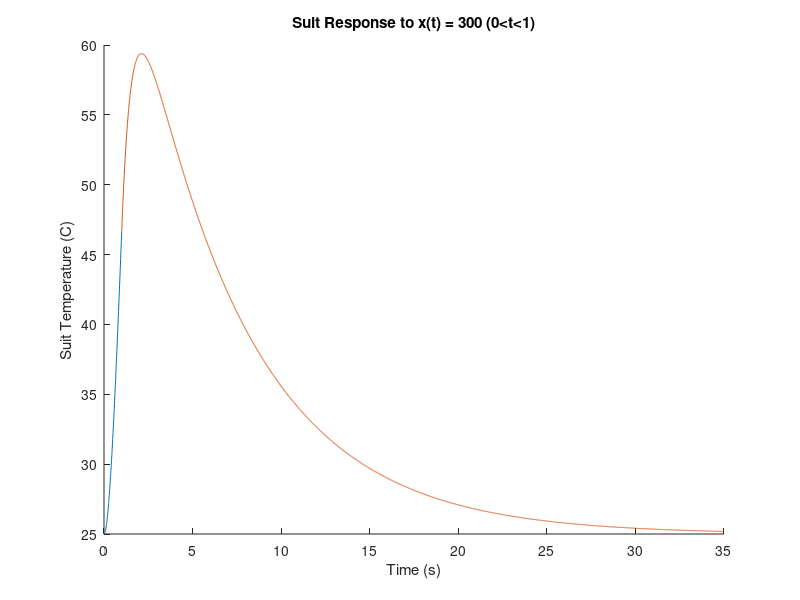
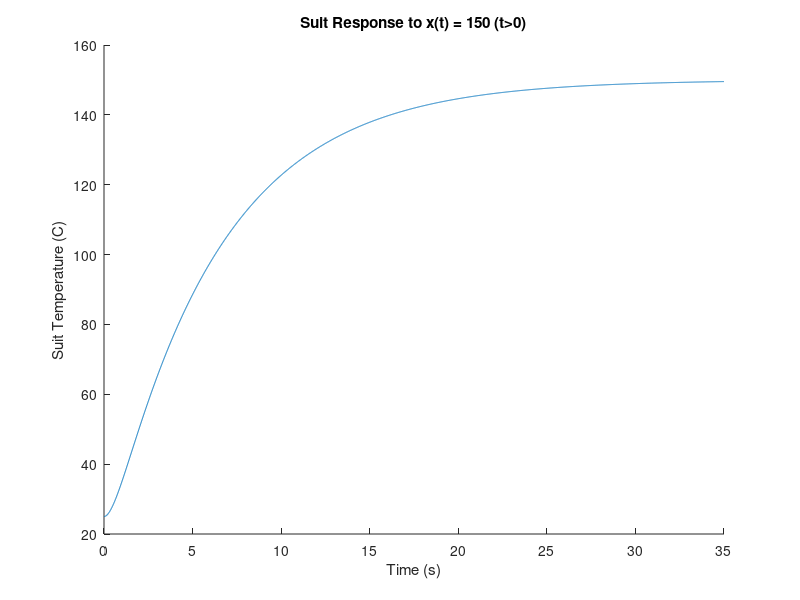

Recreate these plots in MATLAB, in order.
load('tempdata')
time = tempdata(:,1);
temp = tempdata(:,2);

%This curve has poor fit with a single exponential term and does not decay
%to 0
%ASSUMPTION 1:
%This response can be approximated as the sum of two natural modes.
%ASSUMPTION 2:
%The response decays towards a constant ambient temperature of 25*C

%If the time constant on the natural modes is sufficiently different, the
%initial decay will be primarily governed by the the mode with the smaller
%time constant, while the later decay will be primarily governed by the
%mode with the larger time constant.

%Therefore, time[0:0.5] will be used to estimate the smaller time constant.
region1_time = time(1:6);
region1_temp = temp(1:6);

% y = a*exp(b*x)
% ln y = ln a + b*x

% a0 = intercept = ln a
% a1 = slope = b

y_lin = log(region1_temp);
x_lin = region1_time;

n = length(x_lin);
sum_xy = sum(y_lin.*x_lin);
sum_x = sum(x_lin);
sum_y = sum(y_lin);
sum_x2 = sum(x_lin.^2);
sum_x_2 = sum_x^2;

a1 = (n*sum_xy - sum_x*sum_y)/(n*sum_x2 - sum_x_2);

%From curve fit, a*exp(b*x), b = -1.678

%A b value of -1.678 translates to a time constant (T1) of approximately
%0.60 seconds. By t = 5*T1, the influence of this mode will be orders of
%magnitude less than the mode with the larger time constant. 
%Therefore, we will calculate the next mode for time[3:3.5].

region2_time = time(31:36);
region2_temp = temp(31:36);

y_lin = log(region2_temp);
x_lin = region2_time;

n = length(x_lin);
sum_xy = sum(y_lin.*x_lin);
sum_x = sum(x_lin);
sum_y = sum(y_lin);
sum_x2 = sum(x_lin.^2);
sum_x_2 = sum_x^2;

a1 = (n*sum_xy - sum_x*sum_y)/(n*sum_x2 - sum_x_2);

%From curve fit, a*exp(b*x), b = -0.1624

%Natural response, yn(t) = C1*exp(-1.678*t) + C2*exp(-0.1624*t)

%roots = (x+1.678)(x+0.1624)
%characteristic polynomial = x^2 + 1.8404x + 0.2725

%system equation: (D^2 + 1.8404D + 0.2725)y(t) = P(D)x(t)

%Assuming that the forced response of the system is 25 in the original
%data, and the input that caused that response was x(t) = 25, then P(D)
%must equal AB because both the first and second derivative of a constant
%y(t) are zero.

%% INPUT 1
%x(t) = 300u(t) - 300(u(t-1))
%This can be done by convolution since h(t) can be found via the simplified
%impulse matching method, but it's faster and more straight-forward to break the input into two
%pieces and use the final conditions from the first block as the initial
%conditions for the second.

%FOR 0<t<1
%yn = K1*exp(-1.678*t) + K2*exp(-0.1624*t); %natural response
%yp = B; %forced response
%yp' = 0;
%yp'' = 0
%0.2725B = 0.2725*300;
%B = 300;
yp = 300;

%assuming initial conditions y(t) = 25 and y'(t) = 0
%25 = K1 + K2 + 300;
%K1 = -275 - K2
%0 = -1.678K1 - 0.1624K2
%K1 = -0.0968K2
%-0.0968K2 = -275 - K2
K2 = -275/(-0.0968+1);
K1 = -275 - K2;
t = 0:0.01:1;
ya =  K1*exp(-1.678*t) + K2*exp(-0.1624*t) + yp;
figure(1)
hold on
plot(t,ya)

t = 1;
dy1 = -1.678*K1*exp(-1.678*t) - 0.1624*K2*exp(-0.1624*t);
y1 =  K1*exp(-1.678*t) + K2*exp(-0.1624*t) + yp;

%FOR t>1
yp = 25;

%y1-25 = K1 + K2;
%dy1 = -1.678K1 - 0.1624K2

%K1 = y1 - 25 - K2;
%K1 = (dy1 + 0.1624K2)/(-1.678)
%y1 - 25 - K2 = (dy1 + 0.1624K2)/(-1.678)
K2 = (-1.678*(y1-25) - dy1)/(0.1624-1.678);
K1 = y1-25-K2;
t = 0:0.01:34;
yb = K1*exp(-1.678*t) + K2*exp(-0.1624*t) + yp;
x = t+1;
plot(x,yb)
title('Suit Response to x(t) = 300 (0<t<1)')
ylabel('Suit Temperature (C)')
xlabel('Time (s)')

knit_y = [ya yb];
knit_x = 0:0.01:35;

max_temp = max(knit_y);
max_temp_time = knit_x(find(knit_y==max(knit_y)));

range50 = find(knit_y>=50);
length50 = knit_x(range50(end)) - knit_x(range50(1));

%% INPUT 2
yp = 150;

%assuming initial conditions y(t) = 25 and y'(t) = 0
%25 = K1 + K2 + 150;
%K1 = -125 - K2

%0 = -1.678K1 - 0.1624K2
%K1 = -0.0968K2

%-0.0968K2 = -125 - K2
K2 = -125/(-0.0968+1);
K1 = -125 - K2;
t = 0:0.01:35;

y =  K1*exp(-1.678*t) + K2*exp(-0.1624*t) + yp;
figure(2)
hold on
plot(t,y)
title('Suit Response to x(t) = 150 (t>0)')
ylabel('Suit Temperature (C)')
xlabel('Time (s)')

temp70_time = t(find(y>=70,1));
temp50_time = t(find(y>=50,1));